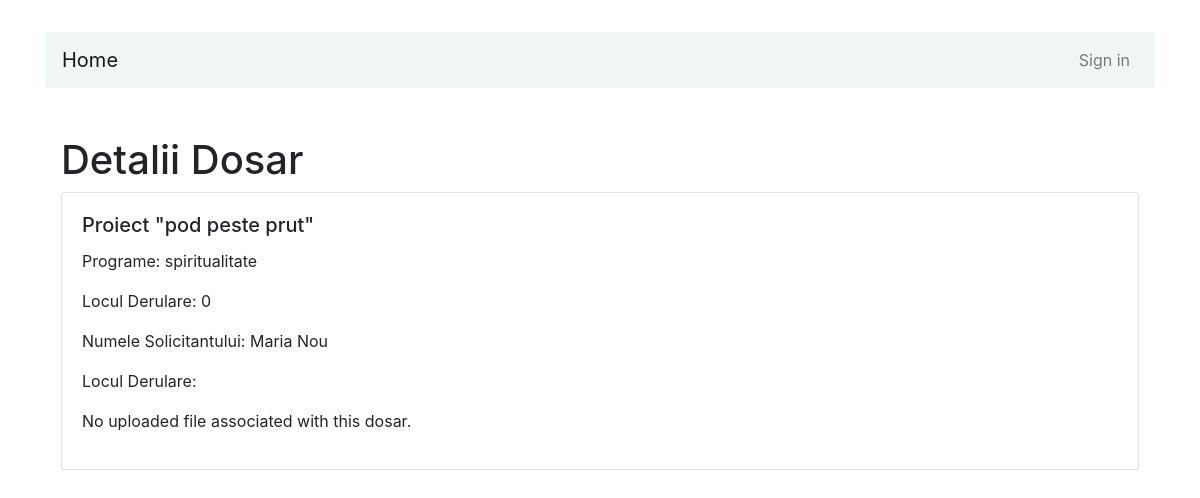
Screenshot of /user/6/dosar/5/ with the database file from the repository.
### dbapp/models.py (models this page shows, shortened)
class cerere_de_finantare(models.Model):
    user = models.ForeignKey(User, on_delete=models.CASCADE)
    numele_solicitantului = models.CharField(max_length=255)
    titlul_proiectului = models.TextField()
    programe_choices = [
        ('cultura','Cultura'),
        ('mass_media','Mass-Media'),
        ('educatie','Educatie'),
        ('spiritualitate','Spiritualitate si Traditie'),
        ('societate','Societate Civila')]
    programe = models.CharField(max_length=30, choices=programe_choices)
    locul_derulare = models.TextField(help_text="Adresa, cod postal, Regiune, Localitate, Tara")
    descriere = models.TextField(help_text="Descrieti proiectul")
    perioada_incepere = models.DateField()
    perioada_incheiere = models.DateField()
    class Meta:
        db_table = "Cerere_de_Finantare"

### dbapp/views.py (the view)
# urls.py: path('user/<int:user_id>/dosar/<int:dosar_id>/', views.dosar_detail, name='dosar_detail'),
def dosar_detail(request, user_id, dosar_id):
    user_profile = get_object_or_404(models.UserProfile, user__id=user_id)
    dosar = get_object_or_404(cerere, id=dosar_id, user=user_profile.user)
    context = {
        'user_profile': user_profile,
        'dosar': dosar,
    }
    return render(request, 'dosar_detail.html', context)

### dbapp/templates/dosar_detail.html (shortened to what this page needs)
{% extends "header.html" %}
{% block content %}
  <div class="container my-5">
    <h1>Detalii Dosar</h1>
    <div class="card mb-3">
      <div class="card-body">
        <h5 class="card-title">{{ dosar.titlul_proiectului }}</h5>
        <p class="card-text">Programe: {{ dosar.programe }}</p>
        <p class="card-text">Locul Derulare: {{ dosar.descriere }}</p>
        <p class="card-text">Numele Solicitantului: {{ dosar.numele_solicitantului }}</p>
        <p class="card-text">Locul Derulare: {{ dosar.locul_derulare }}</p>
        {% if dosar.uploaded_file %}
          <p>Uploaded File: <a href="{% url 'display_file' user_id=user_profile.user.id %}">{{ dosar.uploaded_file.name }}</a></p>
        {% else %}
          <p>No uploaded file associated with this dosar.</p>
        {% endif %}
      </div>
    </div>
  </div>
{% endblock %}

### rows the page displays
cerere_de_finantare: titlul_proiectului "Proiect \"pod peste prut\"", programe "spiritualitate", descriere "0", numele_solicitantului "Maria Nou"
